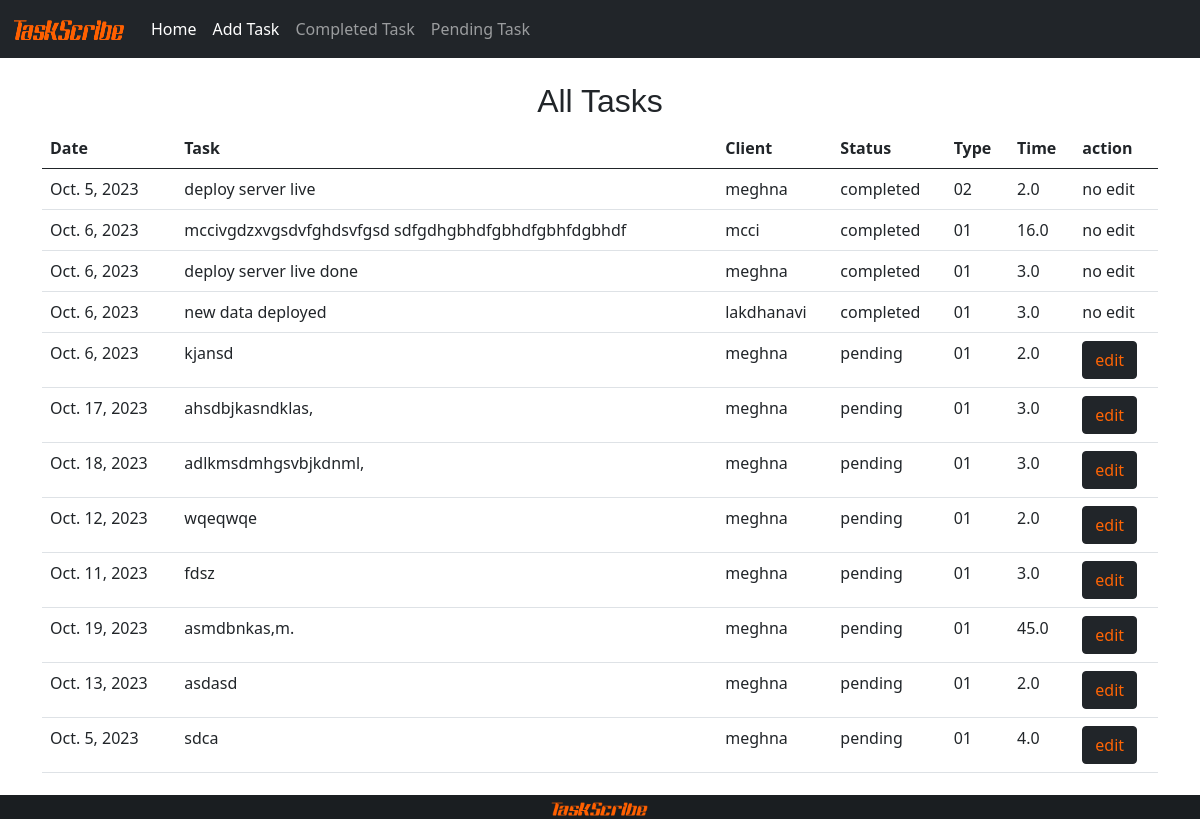
Before: / with the older database file.
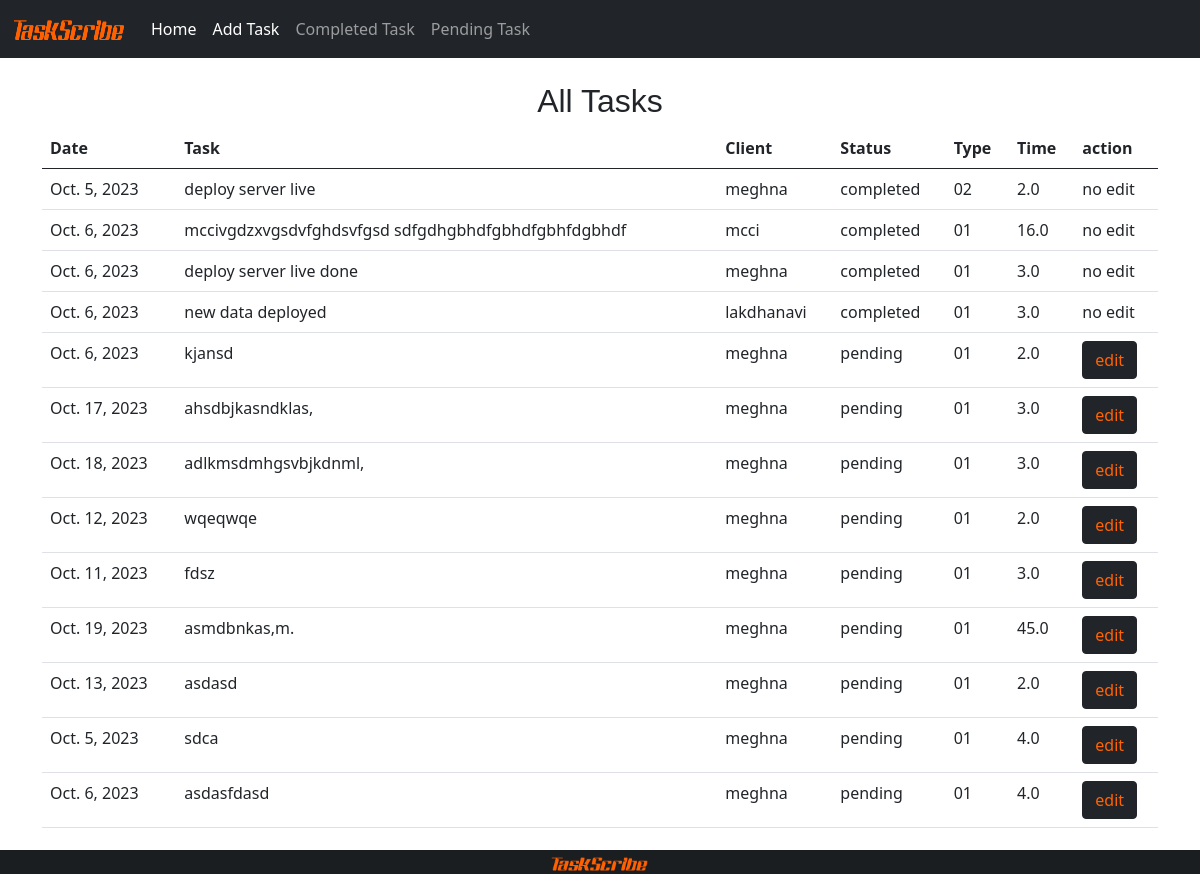
After: the same page with the newer database file.
### taskapp/models.py (models this page shows, shortened)
class Task(models.Model):
    name = models.CharField(max_length=500,)
    type = models.CharField(max_length=100, null=True, blank=True, )
    client = models.ForeignKey(Client, on_delete=models.PROTECT)
    date = models.DateField()
    status = models.CharField(max_length=1, choices=STATUS, default='0')
    time = models.FloatField()

class Client(models.Model):
    name = models.CharField(max_length=100)

### taskapp/views.py (the view)
# urls.py: 2. Add a URL to urlpatterns:  path('', views.home, name='home')
def home(request):
    all_tasks = Task.objects.all()
    return render(request, "home.html", {
        "all_tasks" : all_tasks
    })

### templates/home.html (shortened to what this page needs)
{% extends 'base.html' %}
{% load static %}
{% block content %}
<div class="row" style="padding-bottom: 30px;">
    <div class="text-center">
       <h2 style="font-family: Impact, Haettenschweiler, 'Arial Narrow Bold', sans-serif;">All Tasks</h2>
    </div>
    <div class="col-12">
    <table class="table table-hover">
        <thead>
          <tr>
            <th>Date</th>
            <th>Task</th>
            <th>Client</th>
            <th>Status</th>
            <th>Type</th>
            <th>Time</th>
            <th>action</th>
          </tr>
        </thead>
        <tbody>
        {% for task in all_tasks %}
          <tr>
            <td>{{ task.date }}</td>
            <td>{{ task.name }}</td>
            <td>{{ task.client.name}}</td>
            <td>
              {% if task.status == "0" %}
                <a type="text">pending</a>
              {% elif task.status == "1" %}
                <a type="text">completed</a>
              {% endif %}
            </td>
            <td>{{ task.type}}</td>
            <td>{{ task.time}}</td>
            <td>
            {% if task.status == "0" %}
              <a href="{% url 'edit_task'  task_id=task.id %}" type="button" class="btn btn-dark" style="color: #ff6404;">edit</a>
            {% elif task.status == "1" %}
              <a type="text">no edit</a>
            {% endif %}
            </td>
          </tr>
        {% endfor %}
        </tbody>
      </table>
    </div>
</div>
{% endblock%}

Changed rows visible on the page:
added Task: date "Oct. 6, 2023", name "asdasfdasd", client.name "meghna", status "pending", type "01", time "4.0"
